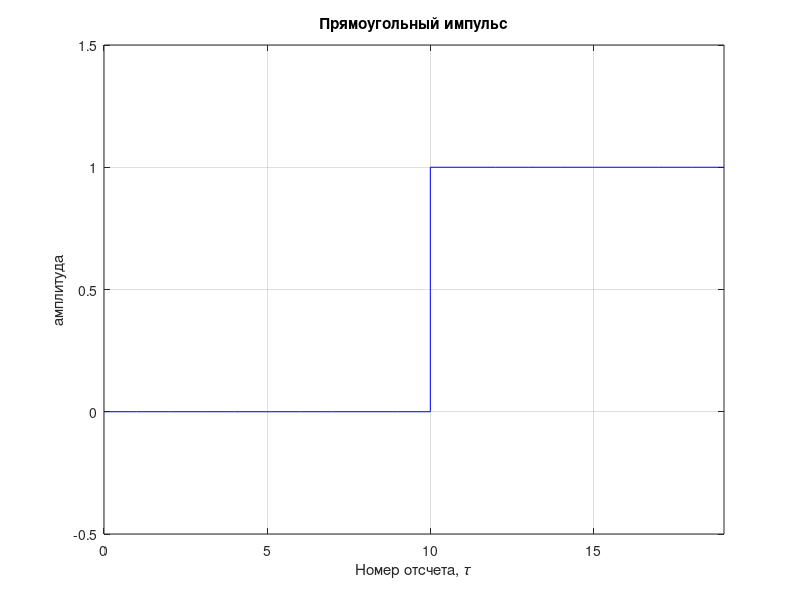
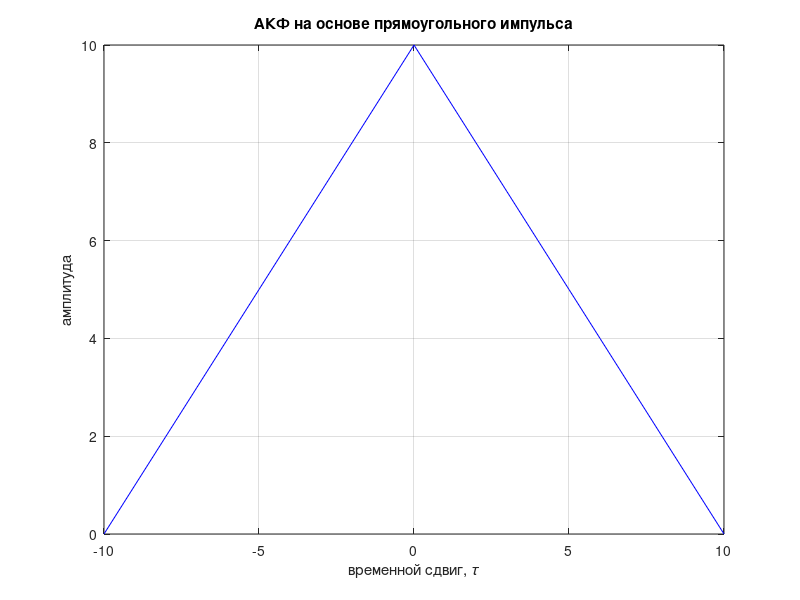
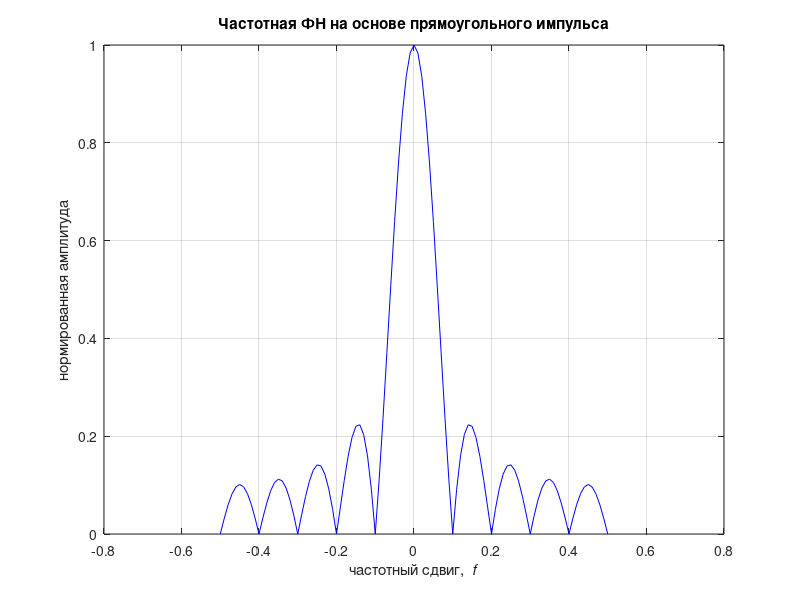
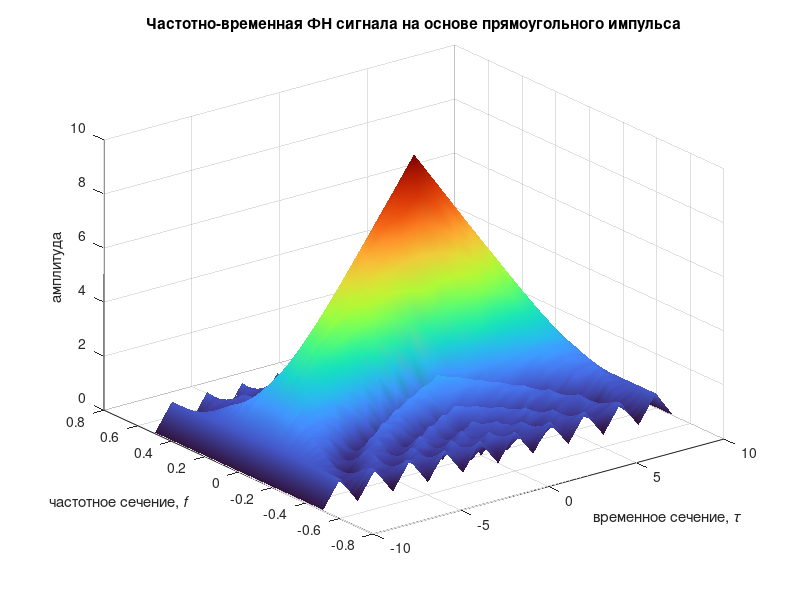

MATLAB code for these plots, in order: (Note: this script raises an error after producing the figures.)
% Демонстрация работы модуля spingraph.m
%   Copyright (c) 2026, x2DFox
%
%   Разработчик | x2DFox
%   GitHub      | https://github.com/x2DFox
%   Telegram    | https://t.me/x2DFox
%   Лицензия    | BSD 3-Clause (см. LICENSE в корне репозитория)

% Очистка MATLAB Workspace
clear all

% Количество отсчетов
N = 10;

% Формируем прямоугольный импульс
impulse = [zeros(1, N), ones(1, N)];

% Фигура для графика прямоугольного импульса
figure('color', 'white');
stairs(0:length(impulse)-1, impulse, 'b');
xlim([0, 19])
ylim([-0.5, 1.5])
title('Прямоугольный импульс')
xlabel('Номер отсчета, \it\tau');
ylabel('амплитуда');
grid on;

% Инициализируем массив и цикл для АКФ
impulse_result = [];
for ii = 1:2*N+1
    shift = ii - (N+1);                                    % Сдвиг от -N до N
    shifted_impulse = circshift(impulse, [0, shift]);      % Сдвигаем сигнал
    impulse_result(ii) = sum(impulse .* shifted_impulse);  % Вычисляем корреляцию
end

% Фигура для графика АКФ
figure('color', 'white');
plot(-N:N, impulse_result, 'b');
title('АКФ на основе прямоугольного импульса')
xlabel('временной сдвиг, \it\tau');
ylabel('амплитуда');
grid on;

% Параметры для диапазона частотных сдвигов
frequency_shift = linspace(-0.5, 0.5, 101);

ambiguity = [];
for ii = 1:length(frequency_shift)
    expon = exp(-j * 2 * pi * (frequency_shift(ii)) * (0:length(impulse)-1));
    ambiguity(ii) = abs(sum(impulse .* expon));
end
ambiguity = ambiguity/max(ambiguity);

% Фигура для графика ФН (сечение по частоте)
figure('color', 'white');
plot(frequency_shift, ambiguity, 'b');
title('Частотная ФН на основе прямоугольного импульса');
xlabel('частотный сдвиг, \it f');
ylabel('нормированная амплитуда');
grid on;

% Диапазон временных сдвигов
tau = linspace(-N, N, 2*N+1);

% Цикл для функции неопределенности
ambiguity_3d = [];
for i = 1:length(tau)
    for j = 1:length(frequency_shift)
        shifted_signal = circshift(impulse, [0, round(tau(i))]);                 % Сдвигаем сигнал по времени
        expon = exp(-1j * 2 * pi * frequency_shift(j) * (0:length(impulse)-1));  % Применяем частотный сдвиг
        ambiguity_3d(i, j) = abs(sum(impulse .* shifted_signal .* expon));       % Вычисляем ФН
    end
end

% Фигура для графика ФН
figure('color', 'white');
surf(tau, frequency_shift, ambiguity_3d.');
title('Частотно-временная ФН сигнала на основе прямоугольного импульса');
xlabel('временное сечение,\it τ');
ylabel('частотное сечение,\it f');
zlabel('aмплитуда');
colormap turbo;
shading interp;

% Создание GIF-Изображения графика
spingraph('ambiguity.gif', 0:10:360, 0.5, 30, 75, 90)
